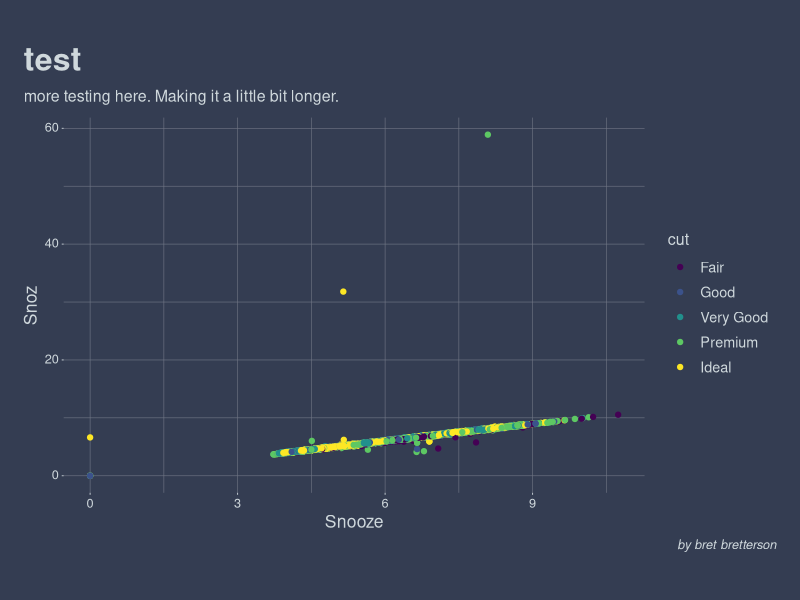

The R script that drew this image:

##Personalized Theme for ggplot2
#see https://github.com/Z3tt/TidyTuesday/blob/master/theme/tidy_grey.R for example
library(ggplot2)
library(ggtext)

#approach for fonts may be to just post-hoc this in scripts


theme_ee <- function(size = 11.5, base_font = "sans", base_color = "grey10", accent_color = "grey40") {
  half <- size / 2
  
  theme(line = element_line(color = base_color, size = .3, linetype = 1),
        rect = element_rect(fill = "white", color = base_color),
        text = element_text(family = base_font, face = "plain", color = base_color, size = size, lineheight = .9),
        axis.line = element_blank(),
        axis.text = element_markdown(size = size * .8),
        axis.ticks = element_line(color = base_color),
        axis.ticks.length = unit(half*.25, "pt"),
        axis.title = element_markdown(size = size * 1.1),
        legend.background = element_rect(color = NA),
        legend.margin = margin(.2, .2, .2, .2, "cm"),
        legend.key = element_rect(fill = "white"),
        legend.key.size = unit(1.25, "lines"),
        legend.text = element_text(size = rel(.9)),
        legend.title = element_text(hjust = 0, size = rel(1)),
        panel.background = element_rect(fill = NA, color = NA),
        panel.border = element_blank(),
        panel.grid = element_blank(),
        panel.grid.major = element_line(size = .2, color = accent_color),
        panel.grid.minor = element_line(size = .2, color = accent_color),
        panel.spacing = unit(1.5*size, "pt"),
        strip.background = element_rect(fill = NA, color = NA),
        strip.text = element_markdown(color = base_color, size = size, face = "bold"),
        strip.text.x = element_markdown(margin = margin(t = half, b = half)),
        strip.text.y = element_markdown(margin = margin(l = half, r = half)),
        plot.background = element_rect(color = NA),
        plot.title = element_markdown(size = 2*size, face = "bold", margin = margin(b = .75*size)),
        plot.title.position = "plot",
        plot.subtitle = element_markdown(size = size, margin = margin(b = .75*size)),
        plot.caption = element_markdown(size = .8*size, face = "italic"),
        plot.caption.position = "plot",
        plot.margin = margin(t = 3*size, b = 3*size, l = 1.5*size, r = 1.5*size)
        )
}


# Theme Dark --------------------------------------------------------------

theme_eedark <- function(size = 11.5, base_font = "sans", base_color = "#cfd8dc", accent_color = "#717786") {
  half <- size / 2
  
  theme(line = element_line(color = base_color, size = .3, linetype = 1),
        rect = element_rect(fill = "#343d52", color = base_color),
        text = element_text(family = base_font, face = "plain", color = base_color, size = size, lineheight = .9),
        axis.line = element_blank(),
        axis.text = element_markdown(size = size * .8, color = base_color),
        axis.ticks = element_line(color = base_color),
        axis.ticks.length = unit(half*.25, "pt"),
        axis.title = element_markdown(size = size * 1.1),
        legend.background = element_rect(color = NA),
        legend.margin = margin(.2, .2, .2, .2, "cm"),
        legend.key = element_rect(fill = "#343d52"),
        legend.key.size = unit(1.25, "lines"),
        legend.text = element_text(size = rel(.9)),
        legend.title = element_text(hjust = 0, size = rel(1)),
        panel.background = element_rect(fill = NA, color = NA),
        panel.border = element_blank(),
        panel.grid = element_blank(),
        panel.grid.major = element_line(size = .2, color = accent_color),
        panel.grid.minor = element_line(size = .2, color = accent_color),
        panel.spacing = unit(1.5*size, "pt"),
        strip.background = element_rect(fill = NA, color = NA),
        strip.text = element_markdown(color = base_color, size = size, face = "bold"),
        strip.text.x = element_markdown(margin = margin(t = half, b = half)),
        strip.text.y = element_markdown(margin = margin(l = half, r = half)),
        plot.background = element_rect(color = NA),
        plot.title = element_markdown(size = 2*size, face = "bold", margin = margin(b = .75*size)),
        plot.title.position = "plot",
        plot.subtitle = element_markdown(size = size, margin = margin(b = .75*size)),
        plot.caption = element_markdown(size = .8*size, face = "italic"),
        plot.caption.position = "plot",
        plot.margin = margin(t = 3*size, b = 3*size, l = 1.5*size, r = 1.5*size)
  )
}

#testing
library(tidyverse)

ggplot(diamonds, aes(x = x, y = y, color = cut)) +
  geom_point() +
  #facet_wrap(~cut) +
  labs(
    title = "test",
    subtitle = "more testing here. Making it a little bit longer.",
    caption = "by bret bretterson",
    x = "Snooze",
    y = "Snoz"
  ) +
  theme_eedark()
